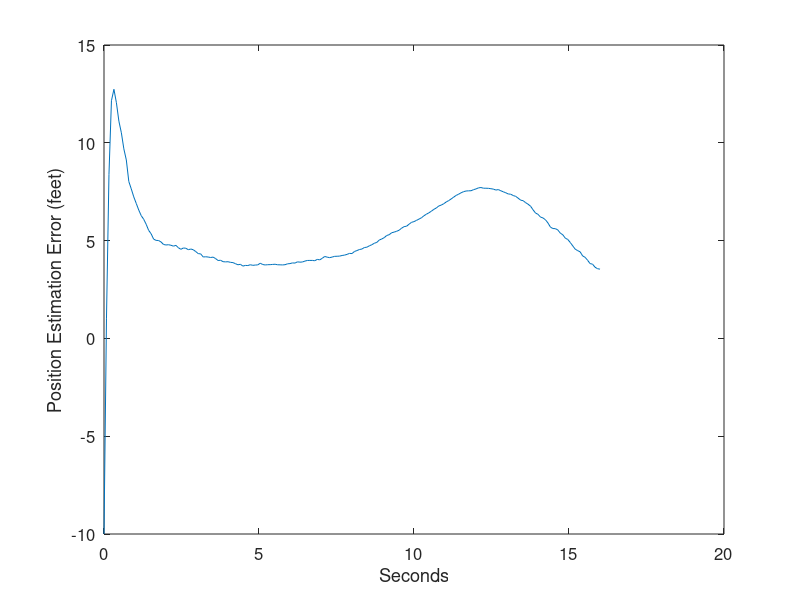
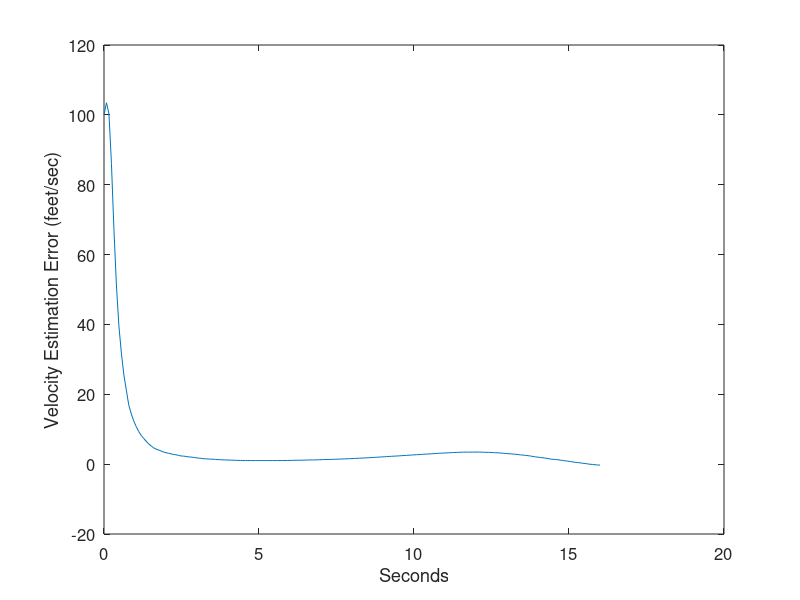
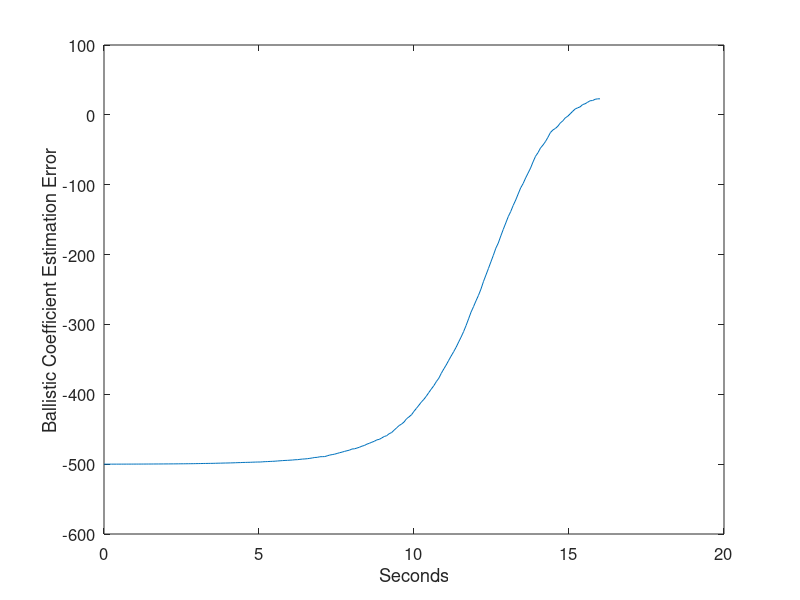
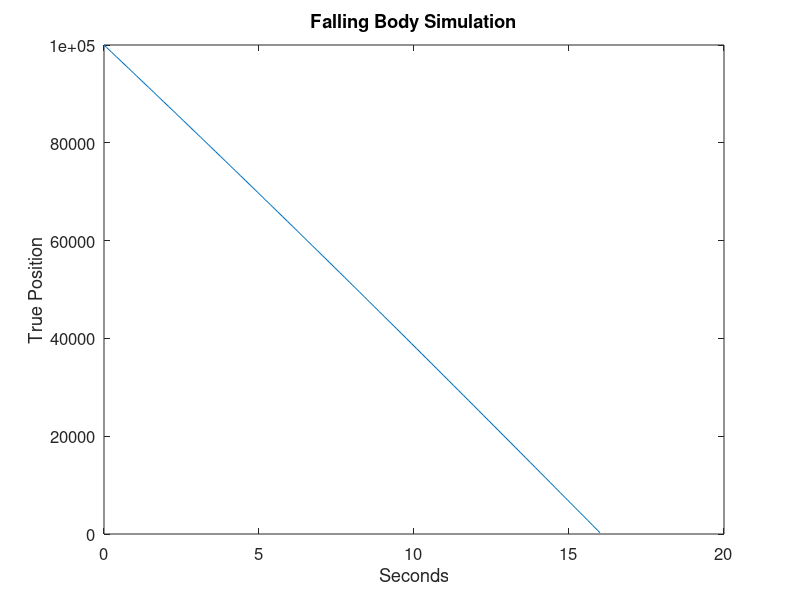

Write MATLAB code to recreate these figures, in order.
function [AltErr, VelErr, BallErr] = ExtendedBody

% Continuous time etended Kalman filter example.
% Track a body falling through the atmosphere.
% Outputs are:
%   AltErr = RMS altitude estimation error
%   VelErr = RMS velocity estimation error
%   BallErr = RMS ballistic coefficient estimation error

rho0 = 0.0034; % lb-sec^2/ft^4
g = 32.2; % ft/sec^2
k = 22000; % ft
R = 100; % measurement variance (ft^2)

x = [100000; -6000; 2000]; % initial state
xhat = [100010; -6100; 2500]; % initial state estimate
H = [1 0 0]; % measurement matrix

P = [500 0 0; 0 20000 0; 0 0 250000]; % initial estimation error covariance

tf = 16; % simulation length
dt = tf / 40000; % simulation step size
PlotStep = 200; % how often to plot data points
i = 0;
xArray = x;
xhatArray = xhat;
for t = dt : dt : tf
   % Simulate the system (rectangular integration).
   xdot(1,1) = x(2);
   xdot(2,1) = rho0 * exp(-x(1)/k) * x(2)^2 / 2 / x(3) - g;
   xdot(3,1) = 0;
   x = x + xdot * dt;
   % Simulate the measurement.
   z = H * x + sqrt(R) * randn;
   % Simulate the filter.
   temp = rho0 * exp(-xhat(1)/k) * xhat(2) / xhat(3);
   F = [0 1 0; -temp * xhat(2) / 2 / k temp ...
      -temp * xhat(2) / 2 / xhat(3); ...
         0 0 0];
   Pdot = F * P + P * F' - P * H' * inv(R) * H * P;
   P = P + Pdot * dt;
   K = P * H' * inv(R);
   xhatdot(1,1) = xhat(2);
   xhatdot(2,1) = temp * xhat(2) / 2 - g;
   xhatdot(3,1) = 0;
   xhatdot = xhatdot + K * (z - H * xhat);
   xhat = xhat + xhatdot * dt;
   % Save data for plotting.
   i = i + 1;
   if i == PlotStep
      xArray = [xArray x];
      xhatArray = [xhatArray xhat];
      i = 0;
   end
end

% Plot data.
close all;
t = 0 : PlotStep*dt : tf;

figure;
plot(t, xArray(1,:) - xhatArray(1,:));
set(gca,'FontSize',12); set(gcf,'Color','White');
xlabel('Seconds'); ylabel('Position Estimation Error (feet)');

AltErr = std(xArray(1,:) - xhatArray(1,:));
disp(['Continuous EKF RMS altitude estimation error = ', num2str(AltErr)]);

figure;
plot(t, xArray(2,:) - xhatArray(2,:));
set(gca,'FontSize',12); set(gcf,'Color','White');
xlabel('Seconds'); ylabel('Velocity Estimation Error (feet/sec)');

VelErr = std(xArray(2,:) - xhatArray(2,:));
disp(['Continuous EKF RMS velocity estimation error = ', num2str(VelErr)]);

figure;
plot(t, xArray(3,:) - xhatArray(3,:));
set(gca,'FontSize',12); set(gcf,'Color','White');
xlabel('Seconds'); ylabel('Ballistic Coefficient Estimation Error');

BallErr = std(xArray(3,:) - xhatArray(3,:));
disp(['Continuous EKF RMS ballistic coefficient estimation error = ', num2str(BallErr)]);

figure;
plot(t, xArray(1,:));
title('Falling Body Simulation', 'FontSize', 12);
set(gca,'FontSize',12); set(gcf,'Color','White');
xlabel('Seconds'); ylabel('True Position');

figure;
plot(t, xArray(2,:));
title('Falling Body Simulation', 'FontSize', 12);
set(gca,'FontSize',12); set(gcf,'Color','White');
xlabel('Seconds'); ylabel('True Velocity');
